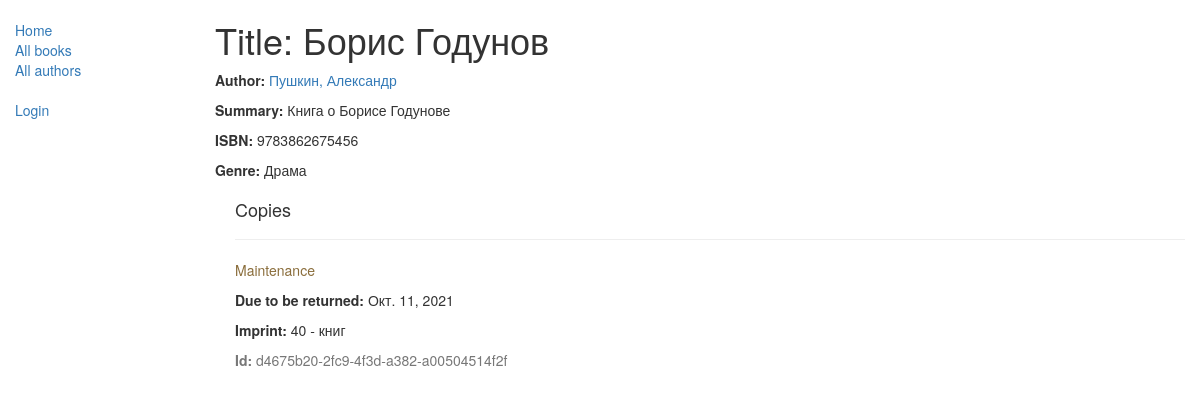
/catalog/book/1, run on the app's committed database.
### catalog/models.py (models this page shows, shortened)
class Book(models.Model):
    title = models.CharField(max_length=200)
    author = models.ForeignKey('Author', on_delete=models.SET_NULL, null=True)
    summary = models.TextField(max_length=1000, help_text="Enter a brief description of the book")
    isbn = models.CharField('ISBN', max_length=13, help_text='13 Character <a href="https://www.isbn-international.org'
                                                             '/content/what-isbn">ISBN number</a>')
    genre = models.ManyToManyField(Genre, help_text="Select a genre for this book")
    def display_genre(self):
        """
        Создает строку для жанра. Это необходимо для отображения жанра в Admin.
        """
        return ', '.join([genre.name for genre in self.genre.all()[:3]])
    display_genre.short_description = 'Genre'

class Author(models.Model):
    first_name = models.CharField(max_length=100)
    last_name = models.CharField(max_length=100)
    date_of_birth = models.DateField(null=True, blank=True)
    date_of_death = models.DateField('Died', null=True, blank=True)
    def __str__(self):
        return '%s, %s' % (self.last_name, self.first_name)
    class Meta:
        ordering = ['last_name']

class Genre(models.Model):
    name = models.CharField(max_length=200, help_text="Укажите жанр книги (например, научная фантастика, французская "
                                                      "поэзия и т. д.)")
    def __str__(self):
        return self.name

class BookInstance(models.Model):
    id = models.UUIDField(primary_key=True, default=uuid.uuid4,
                          help_text="Уникальный идентификатор этой конкретной книги во всей библиотеке")
    book = models.ForeignKey('Book', on_delete=models.SET_NULL, null=True)
    imprint = models.CharField(max_length=200)
    due_back = models.DateField(null=True, blank=True)
    borrower = models.ForeignKey(User, on_delete=models.SET_NULL, null=True, blank=True)
    LOAN_STATUS = (
        ('m', 'Maintenance'),
        ('o', 'On loan'),
        ('a', 'Available'),
        ('r', 'Reserved'),
    )
    status = models.CharField(max_length=1, choices=LOAN_STATUS, blank=True, default='m', help_text='Book availability')
    class Meta:
        ordering = ["due_back"]
        permissions = (("can_mark_returned", "Set book as returned"),)

### catalog/views.py (the view)
# urls.py: path('book/<int:pk>', views.BookDetailView.as_view(), name='book-detail'),
class BookDetailView(generic.DetailView):
    model = Book

### catalog/templates/catalog/book_detail.html
{% extends "base_generic.html" %}
{% block content %}
  <h1>Title: {{ book.title }}</h1>
  <p><strong>Author:</strong> <a href="{% url 'author-detail' book.author.pk %}">{{ book.author }}</a></p>
  <p><strong>Summary:</strong> {{ book.summary }}</p>
  <p><strong>ISBN:</strong> {{ book.isbn }}</p>
  <p><strong>Genre:</strong> {% for genre in book.genre.all %} {{ genre }}{% if not forloop.last %}, {% endif %}{% endfor %}</p>
  <div style="margin-left:20px;margin-top:20px">
    <h4>Copies</h4>
    {% for copy in book.bookinstance_set.all %}
    <hr>
    <p class="{% if copy.status == 'a' %}text-success{% elif copy.status == 'd' %}text-danger{% else %}text-warning{% endif %}">{{ copy.get_status_display }}</p>
    {% if copy.status != 'a' %}<p><strong>Due to be returned:</strong> {{copy.due_back}}</p>{% endif %}
    <p><strong>Imprint:</strong> {{copy.imprint}}</p>
    <p class="text-muted"><strong>Id:</strong> {{copy.id}}</p>
    {% endfor %}
  </div>
{% endblock %}

### data on the page
Book: title "Борис Годунов", author "Пушкин, Александр", summary "Книга о Борисе Годунове", isbn "9783862675456"
Genre: name "Драма"
BookInstance: status "Maintenance", due_back "Окт. 11, 2021", imprint "40 - книг", id "d4675b20-2fc9-4f3d-a382-a00504514f2f"
